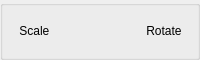
                           <widget class="QGroupBox" name="groupBox_8">
                            <property name="minimumSize">
                             <size>
                              <width>0</width>
                              <height>60</height>
                             </size>
                            </property>
                            <property name="maximumSize">
                             <size>
                              <width>16777215</width>
                              <height>60</height>
                             </size>
                            </property>
                            <property name="title">
                             <string/>
                            </property>
                            <layout class="QHBoxLayout" name="horizontalLayout_27">
                             <property name="leftMargin">
                              <number>0</number>
                             </property>
                             <property name="topMargin">
                              <number>0</number>
                             </property>
                             <property name="rightMargin">
                              <number>0</number>
                             </property>
                             <property name="bottomMargin">
                              <number>0</number>
                             </property>
                             <item>
                              <widget class="QPushButton" name="scaleSceneBtn">
                               <property name="minimumSize">
                                <size>
                                 <width>25</width>
                                 <height>25</height>
                                </size>
                               </property>
                               <property name="maximumSize">
                                <size>
                                 <width>50</width>
                                 <height>50</height>
                                </size>
                               </property>
                               <property name="toolTip">
                                <string>&lt;html&gt;&lt;head/&gt;&lt;body&gt;&lt;p&gt;Zoom Scene:&lt;/p&gt;&lt;p&gt;Click and Drag the mouse to resize the whole scene,&lt;/p&gt;&lt;p&gt;can be used to implement a zoom effect!&lt;/p&gt;&lt;/body&gt;&lt;/html&gt;</string>
                               </property>
                               <property name="styleSheet">
                                <string notr="true">QPushButton {
    qproperty-icon: url(&quot; &quot;); /* empty image */
    qproperty-iconSize: 16px 16px; /* space for the background image */
    background-image: url(:/resources/scalescene_00001.png);
    background-repeat: no-repeat;
	border: 0px solid #5A5A5A;
}
QPushButton:hover{
    background-image: url(:/resources/scalescene_00002.png);
    background-repeat: no-repeat;
	background-color: rgb(25, 25, 25)
}
QPushButton:pressed{
    background-image: url(:/resources/scalescene_00003.png);
    background-repeat: no-repeat;
}
</string>
                               </property>
                               <property name="text">
                                <string>Scale </string>
                               </property>
                              </widget>
                             </item>
                             <item>
                              <widget class="QPushButton" name="moveSceneBtn">
                               <property name="minimumSize">
                                <size>
                                 <width>25</width>
                                 <height>25</height>
                                </size>
                               </property>
                               <property name="maximumSize">
                                <size>
                                 <width>50</width>
                                 <height>50</height>
                                </size>
                               </property>
                               <property name="toolTip">
                                <string>&lt;html&gt;&lt;head/&gt;&lt;body&gt;&lt;p&gt;Move Scene:&lt;/p&gt;&lt;p&gt;Click &amp;amp; Drag with your mouse to move the whole scene,&lt;/p&gt;&lt;p&gt;This can be used to easily implement a camera Pan or shake effect in your animation!&lt;/p&gt;&lt;/body&gt;&lt;/html&gt;</string>
                               </property>
                               <property name="styleSheet">
                                <string notr="true">QPushButton {
    qproperty-icon: url(&quot; &quot;); /* empty image */
    qproperty-iconSize: 16px 16px; /* space for the background image */
    background-image: url(:/resources/movescene_00001.png);
    background-repeat: no-repeat;
	border: 0px solid #5A5A5A;
}
QPushButton:hover{
    background-image: url(:/resources/movescene_00002.png);
    background-repeat: no-repeat;
	background-color: rgb(25, 25, 25)
}
QPushButton:pressed{
    background-image: url(:/resources/movescene_00003.png);
    background-repeat: no-repeat;
}
</string>
                               </property>
                               <property name="text">
                                <string/>
                               </property>
                              </widget>
                             </item>
                             <item>
                              <widget class="QPushButton" name="rotateSceneBtn">
                               <property name="minimumSize">
                                <size>
                                 <width>25</width>
                                 <height>25</height>
                                </size>
                               </property>
                               <property name="maximumSize">
                                <size>
                                 <width>50</width>
                                 <height>50</height>
                                </size>
                               </property>
                               <property name="toolTip">
                                <string>&lt;html&gt;&lt;head/&gt;&lt;body&gt;&lt;p&gt;Rotate Scene:&lt;/p&gt;&lt;p&gt;Click and Drag the mouse to rotate the whole scene,&lt;/p&gt;&lt;p&gt;can be used to implement a camera rotation effect!&lt;/p&gt;&lt;/body&gt;&lt;/html&gt;</string>
                               </property>
                               <property name="styleSheet">
                                <string notr="true">QPushButton {
    qproperty-icon: url(&quot; &quot;); /* empty image */
    qproperty-iconSize: 16px 16px; /* space for the background image */
    background-image: url(:/resources/scenerotate_00001.png);
    background-repeat: no-repeat;
	border: 0px solid #5A5A5A;
}
QPushButton:hover{
    background-image: url(:/resources/scenerotate_00002.png);
    background-repeat: no-repeat;
	background-color: rgb(25, 25, 25)
}
QPushButton:pressed{
    background-image: url(:/resources/scenerotate_00003.png);
    background-repeat: no-repeat;
}
</string>
                               </property>
                               <property name="text">
                                <string>Rotate</string>
                               </property>
                              </widget>
                             </item>
                            </layout>
                           </widget>
